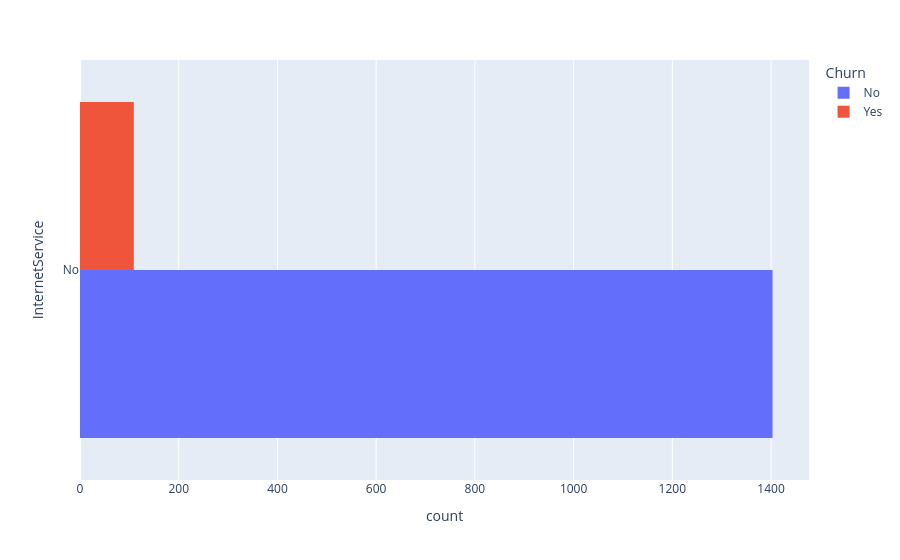

Source (notebook cell):
### Code cell
px.histogram(df[df['InternetService']=='No'],y='InternetService',color='Churn',barmode='group')

### Figure 1 — Plotly figure (JSON) as saved in the notebook; plotly's stock layout.template omitted (floating-point values rounded to 4 significant figures; data arrays with more than 128 entries replaced by an {"elided": "..."} marker saying what was removed)
{"data": [{"alignmentgroup": "True", "bingroup": "y", "hovertemplate": "Churn=No<br>count=%{x}<br>InternetService=%{y}<extra></extra>", "legendgroup": "No", "marker": {"color": "#636efa", "pattern": {"shape": ""}}, "name": "No", "offsetgroup": "No", "orientation": "h", "showlegend": true, "type": "histogram", "xaxis": "x", "y": {"elided": "1403 str values"}, "yaxis": "y"}, {"alignmentgroup": "True", "bingroup": "y", "hovertemplate": "Churn=Yes<br>count=%{x}<br>InternetService=%{y}<extra></extra>", "legendgroup": "Yes", "marker": {"color": "#EF553B", "pattern": {"shape": ""}}, "name": "Yes", "offsetgroup": "Yes", "orientation": "h", "showlegend": true, "type": "histogram", "xaxis": "x", "y": ["No", "No", "No", "No", "No", "No", "No", "No", "No", "No", "No", "No", "No", "No", "No", "No", "No", "No", "No", "No", "No", "No", "No", "No", "No", "No", "No", "No", "No", "No", "No", "No", "No", "No", "No", "No", "No", "No", "No", "No", "No", "No", "No", "No", "No", "No", "No", "No", "No", "No", "No", "No", "No", "No", "No", "No", "No", "No", "No", "No", "No", "No", "No", "No", "No", "No", "No", "No", "No", "No", "No", "No", "No", "No", "No", "No", "No", "No", "No", "No", "No", "No", "No", "No", "No", "No", "No", "No", "No", "No", "No", "No", "No", "No", "No", "No", "No", "No", "No", "No", "No", "No", "No", "No", "No", "No", "No", "No", "No"], "yaxis": "y"}], "layout": {"barmode": "group", "legend": {"title": {"text": "Churn"}, "tracegroupgap": 0}, "margin": {"t": 60}, "xaxis": {"anchor": "y", "domain": [0, 1], "title": {"text": "count"}}, "yaxis": {"anchor": "x", "domain": [0, 1], "title": {"text": "InternetService"}}}}
